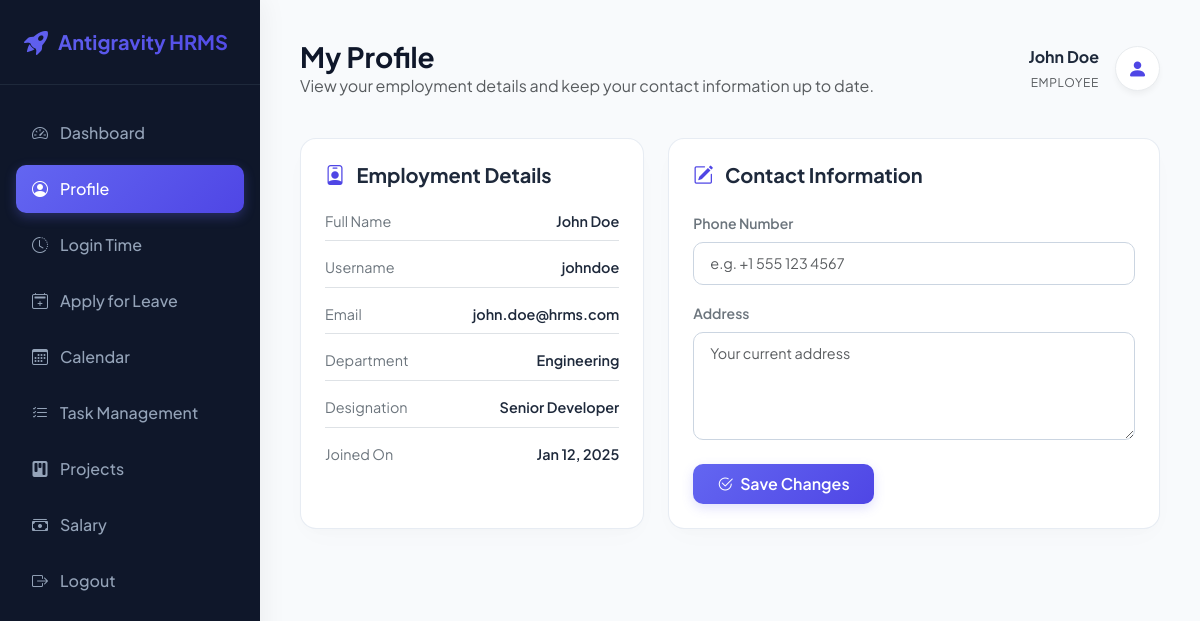
Page /api/profile/ (signed in) on the committed database.
### core/models.py (models this page shows, shortened)
class User(AbstractUser):
    ROLE_CHOICES = [
        ('admin', 'Admin'),
        ('employee', 'Employee'),
    ]
    role = models.CharField(max_length=20, choices=ROLE_CHOICES, default='employee')
    department = models.CharField(max_length=100, blank=True, null=True)
    designation = models.CharField(max_length=100, blank=True, null=True)
    joining_date = models.DateField(blank=True, null=True)
    salary_amount = models.DecimalField(max_digits=10, decimal_places=2, default=0.00)
    phone_number = models.CharField(max_length=20, blank=True, null=True)
    address = models.TextField(blank=True, null=True)

### core/views.py (the view, shortened to what this page needs)
# urls.py: path('profile/', EmployeeProfileView.as_view(), name='employee_profile'),
class EmployeeProfileView(EmployeeRoleRequiredMixin, View):
    template_name = 'core/profile.html'
    def get(self, request):
        return render(request, self.template_name)

### core/permissions.py (called while the page is built)
    def test_func(self):
        return (
            self.request.user.is_authenticated
            and getattr(self.request.user, 'role', None) == 'employee'
        )

### core/templates/core/profile.html (shortened to what this page needs)
{% extends 'admin_dashboard/base.html' %}
{% block active_profile %}active{% endblock %}
{% block header_content %}
<h1>My Profile</h1>
<p class="text-muted mb-0">View your employment details and keep your contact information up to date.</p>
{% endblock %}
{% block content %}
<div class="row g-4">
    <div class="col-lg-5">
        <div class="glass-card h-100">
            <h5 class="fw-bold mb-4"><i class="bi bi-person-badge text-indigo me-2"></i> Employment Details</h5>
            <div class="d-flex flex-column gap-3" style="font-size: 0.9rem;">
                <div class="d-flex justify-content-between border-bottom pb-2">
                    <span class="text-secondary">Full Name</span>
                    <span class="fw-semibold">{{ request.user.get_full_name|default:request.user.username }}</span>
                </div>
                <div class="d-flex justify-content-between border-bottom pb-2">
                    <span class="text-secondary">Username</span>
                    <span class="fw-semibold">{{ request.user.username }}</span>
                </div>
                <div class="d-flex justify-content-between border-bottom pb-2">
                    <span class="text-secondary">Email</span>
                    <span class="fw-semibold">{{ request.user.email|default:"-" }}</span>
                </div>
                <div class="d-flex justify-content-between border-bottom pb-2">
                    <span class="text-secondary">Department</span>
                    <span class="fw-semibold">{{ request.user.department|default:"-"|title }}</span>
                </div>
                <div class="d-flex justify-content-between border-bottom pb-2">
                    <span class="text-secondary">Designation</span>
                    <span class="fw-semibold">{{ request.user.designation|default:"-"|title }}</span>
                </div>
                <div class="d-flex justify-content-between">
                    <span class="text-secondary">Joined On</span>
                    <span class="fw-semibold">{{ request.user.joining_date|date:"M d, Y"|default:"-" }}</span>
                </div>
            </div>
        </div>
    </div>
    <div class="col-lg-7">
        <div class="glass-card h-100">
            <h5 class="fw-bold mb-4"><i class="bi bi-pencil-square text-indigo me-2"></i> Contact Information</h5>
            <form action="{% url 'employee_profile' %}" method="POST">
                <div class="mb-3">
                    <label for="phone_number" class="form-label small fw-semibold text-secondary">Phone Number</label>
                    <input type="text" name="phone_number" id="phone_number" class="form-control"
                           value="{{ request.user.phone_number|default:'' }}" placeholder="e.g. +1 555 123 4567" required>
                </div>
                <div class="mb-4">
                    <label for="address" class="form-label small fw-semibold text-secondary">Address</label>
                    <textarea name="address" id="address" class="form-control" rows="4"
                              placeholder="Your current address">{{ request.user.address|default:'' }}</textarea>
                </div>
                <button type="submit" class="btn btn-premium px-4 py-2">
                    <i class="bi bi-check2-circle me-1"></i> Save Changes
                </button>
            </form>
        </div>
    </div>
</div>
{% endblock %}

### admin_dashboard/templates/admin_dashboard/base.html (shortened to what this page needs)
<!DOCTYPE html>
<html lang="en">
<head>
    <link href="https://cdn.jsdelivr.net/npm/bootstrap@5.3.2/dist/css/bootstrap.min.css" rel="stylesheet">
    <link href="https://cdn.jsdelivr.net/npm/bootstrap-icons@1.11.1/font/bootstrap-icons.css" rel="stylesheet">
</head>
<body>
    <div class="sidebar">
        <div class="brand">
            <i class="bi bi-rocket-takeoff-fill fs-4"></i>
            <span>Antigravity HRMS</span>
        </div>
        <ul class="sidebar-menu">
            {% if request.user.role == 'admin' %}
            <li class="{% block active_employees %}{% endblock %}">
                <a href="{% url 'employee_list' %}">
                    <i class="bi bi-people-fill"></i>
                    <span>Employees</span>
                </a>
            </li>
            <li class="{% block active_leaves %}{% endblock %}">
                <a href="{% url 'leave_approvals' %}">
                    <i class="bi bi-calendar-check-fill"></i>
                    <span>Leave Approvals</span>
                </a>
            </li>
            {% else %}
            <li class="{% block active_dashboard %}{% endblock %}">
                <a href="{% url 'employee_dashboard' %}">
                    <i class="bi bi-speedometer2"></i>
                    <span>Dashboard</span>
                </a>
            </li>
            <li class="{% block active_profile %}{% endblock %}">
                <a href="{% url 'employee_profile' %}">
                    <i class="bi bi-person-circle"></i>
                    <span>Profile</span>
                </a>
            </li>
            <li class="{% block active_attendance %}{% endblock %}">
                <a href="{% url 'employee_attendance' %}">
                    <i class="bi bi-clock-history"></i>
                    <span>Login Time</span>
                </a>
            </li>
            <li class="{% block active_apply_leave %}{% endblock %}">
                <a href="{% url 'employee_leaves' %}">
                    <i class="bi bi-calendar2-plus"></i>
                    <span>Apply for Leave</span>
                </a>
            </li>
            <li class="{% block active_calendar %}{% endblock %}">
                <a href="{% url 'employee_calendar' %}">
                    <i class="bi bi-calendar3"></i>
                    <span>Calendar</span>
                </a>
            </li>
            <li class="{% block active_worklogs %}{% endblock %}">
                <a href="{% url 'employee_work_logs' %}">
                    <i class="bi bi-list-check"></i>
                    <span>Task Management</span>
                </a>
            </li>
            <li class="{% block active_projects %}{% endblock %}">
                <a href="{% url 'employee_projects' %}">
                    <i class="bi bi-kanban-fill"></i>
                    <span>Projects</span>
                </a>
            </li>
            <li class="{% block active_salary %}{% endblock %}">
                <a href="{% url 'employee_salary' %}">
                    <i class="bi bi-cash-stack"></i>
                    <span>Salary</span>
                </a>
            </li>
            {% endif %}
            <li>
                <a href="{% url 'admin_logout' %}">
                    <i class="bi bi-box-arrow-right"></i>
                    <span>Logout</span>
                </a>
            </li>
        </ul>
    </div>
    <div class="main-content">
        <div class="top-header">
            <div>
                {% block header_content %}{% endblock %}
            </div>
            <div class="d-flex align-items-center gap-3">
                <div class="text-end d-none d-md-block">
                    <div class="fw-bold">{{ request.user.get_full_name|default:request.user.username }}</div>
                    <small class="text-muted text-uppercase" style="font-size: 0.75rem; letter-spacing: 0.05em;">{{ request.user.role }}</small>
                </div>
                <div class="bg-white border border-light-subtle rounded-circle d-flex align-items-center justify-content-center" style="width: 45px; height: 45px; box-shadow: 0 4px 6px -1px rgba(0,0,0,0.05)">
                    <i class="bi bi-person-fill fs-5 text-indigo"></i>
                </div>
            </div>
        </div>
        {% block content %}{% endblock %}
    </div>
</body>
</html>

### admin_dashboard/templates/admin_dashboard/base.html (style rules this page uses)
:root { --primary-gradient: linear-gradient(135deg, #6366f1 0%, #4f46e5 100%); --sidebar-bg: #0f172a; --sidebar-hover: #1e293b; --sidebar-active: #4f46e5; --bg-light: #f8fafc; --card-border: rgba(226, 232, 240, 0.8); --font-family: 'Plus Jakarta Sans', -apple-system, BlinkMacSystemFont, "Segoe UI", Roboto, sans-serif; }
body { font-family: var(--font-family); background-color: var(--bg-light); color: #1e293b; overflow-x: hidden; }
.sidebar { background-color: var(--sidebar-bg); min-height: 100vh; color: #94a3b8; box-shadow: 4px 0 24px rgba(0, 0, 0, 0.05); transition: all 0.3s ease; position: fixed; width: 260px; z-index: 100; }
.sidebar .brand { padding: 24px; font-size: 1.25rem; font-weight: 700; color: #ffffff; display: flex; align-items: center; gap: 10px; border-bottom: 1px solid #1e293b; background: var(--primary-gradient); -webkit-background-clip: text; -webkit-text-fill-color: transparent; }
.sidebar-menu { padding: 20px 0; list-style: none; margin: 0; }
.sidebar-menu li { padding: 4px 16px; }
.sidebar-menu a { color: #94a3b8; text-decoration: none; display: flex; align-items: center; gap: 12px; padding: 12px 16px; border-radius: 10px; font-weight: 500; transition: all 0.2s ease; }
.sidebar-menu li.active a { color: #ffffff; background: var(--primary-gradient); box-shadow: 0 4px 12px rgba(99, 102, 241, 0.3); }
.main-content { margin-left: 260px; padding: 40px; min-height: 100vh; transition: all 0.3s ease; }
.top-header { display: flex; justify-content: space-between; align-items: center; margin-bottom: 40px; }
.top-header h1 { font-weight: 700; font-size: 1.75rem; color: #0f172a; margin: 0; }
.glass-card { background: #ffffff; border: 1px solid var(--card-border); border-radius: 16px; box-shadow: 0 10px 30px -5px rgba(0, 0, 0, 0.02), 0 5px 15px -5px rgba(0, 0, 0, 0.02); transition: transform 0.3s ease, box-shadow 0.3s ease; padding: 24px; }
.form-control, .form-select { border-radius: 10px; border: 1px solid #cbd5e1; padding: 10px 16px; font-size: 0.9rem; transition: all 0.2s ease; }
.btn-premium { background: var(--primary-gradient); color: white; border: none; padding: 10px 20px; border-radius: 10px; font-weight: 600; box-shadow: 0 4px 12px rgba(99, 102, 241, 0.2); transition: all 0.2s ease; }

### core/templates/core/profile.html (style rules this page uses)
.text-indigo { color: #4f46e5 !important; }

### rows in the picture
User: user.get_full_name "John Doe", user.role "EMPLOYEE", user.username "johndoe", user.email "john.doe@hrms.com", user.department "Engineering", user.designation "Senior Developer", user.joining_date "Jan 12, 2025"
